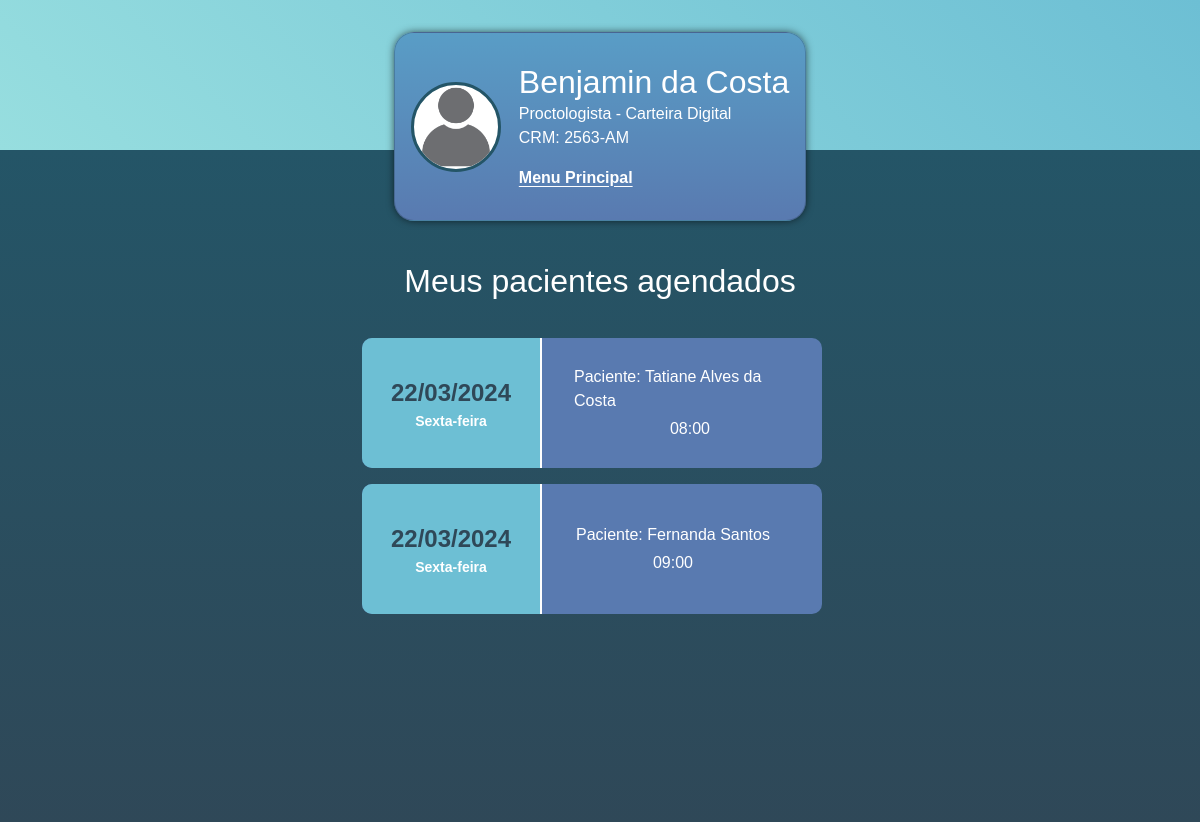
The page /listar_pacientes on the database as committed earlier.
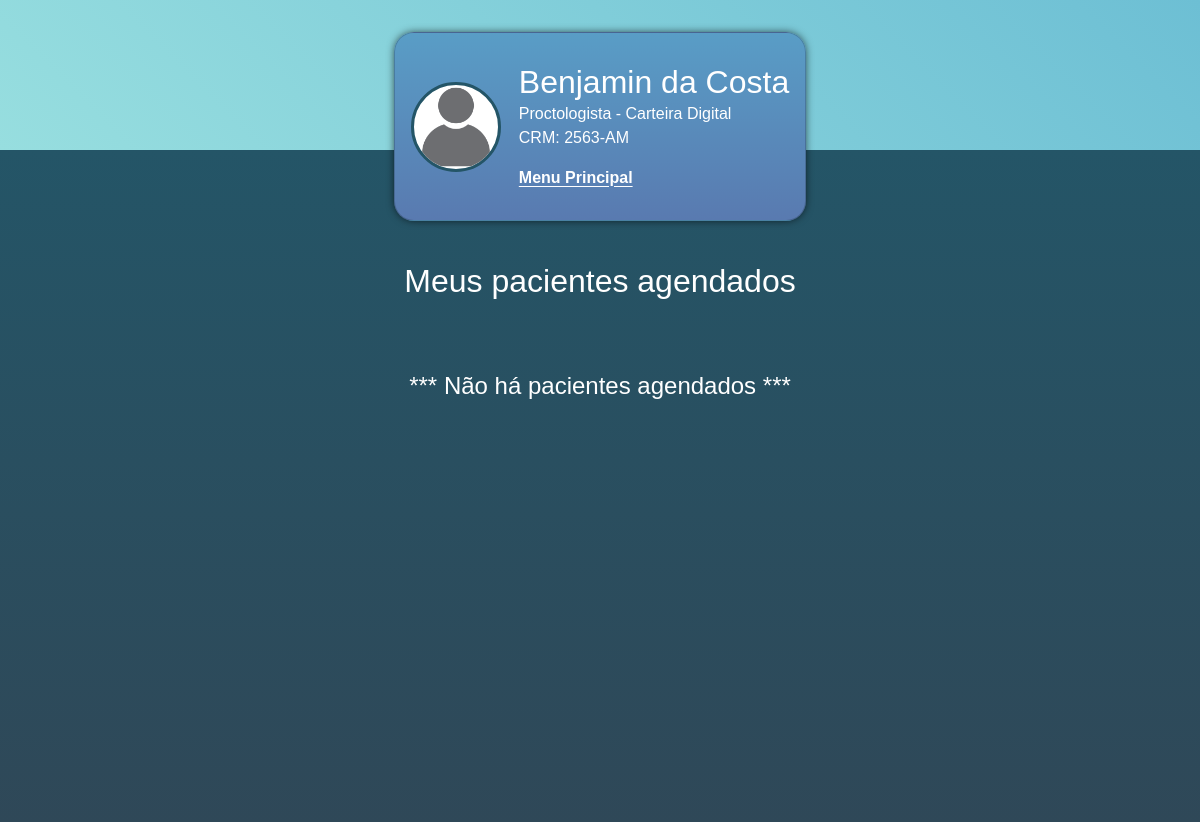
The same page on the database as committed later.
### main/models.py (models this page shows, shortened)
class DimMedico(db.Model):
    _tablename_ = 'dim_medico'
    id_medico = db.Column(db.Integer, primary_key=True)
    cpf = db.Column(db.String(11), unique=True, nullable=False)
    pronome_tratamento = db.Column(db.String(10), nullable=False)
    nome = db.Column(db.String(100), nullable=False)
    crm = db.Column(db.String(20), unique=True, nullable=False)
    data_nascimento = db.Column(db.Date, nullable=True)
    telefone = db.Column(db.String(20), nullable=True)
    email = db.Column(db.String(100), nullable=True)
    senha = db.Column(db.String(255), nullable=True)
    access_key = db.Column(db.String(255), nullable=True)
    especialidade = db.Column(db.String(100), nullable=False)
    role = db.Column(db.String(10), default='medico')

class FatoAgendaConsulta(db.Model):
    _tablename_ = 'agendamento_consulta'
    id_agendamento_consulta = db.Column(db.Integer, primary_key=True)
    fk_id_encaminhamento = db.Column(db.Integer, db.ForeignKey('dim_encaminhamento.id_encaminhamento'), nullable=True)
    fk_id_medico = db.Column(db.Integer, db.ForeignKey('dim_medico.id_medico'), nullable=False)
    fk_id_paciente = db.Column(db.Integer, db.ForeignKey('dim_paciente.id_paciente'), nullable=False)
    fk_id_disponibilidade_consulta = db.Column(db.Integer, db.ForeignKey('dim_disponibilidade_consultas.id_disponibilidade_consulta'), nullable=False)
    protocolo_consulta = db.Column(db.String, nullable=True)
    status = db.Column(db.String(20), nullable=False)
    encaminhamento = db.relationship('DimEncaminhamento', backref=db.backref('consulta_agendada', lazy=True))
    medico = db.relationship('DimMedico', backref=db.backref('consultas_agendadas', lazy=True))
    paciente = db.relationship('DimPaciente', backref=db.backref('consultas_agendadas', lazy=True))
    disponibilidade_consulta = db.relationship('DimDisponibilidadeConsultas', backref=db.backref('disponibilidade_consulta', lazy=True))

class DimDisponibilidadeConsultas(db.Model):
    _tablename_ = 'dim_disponibilidade_consultas'
    id_disponibilidade_consulta = db.Column(db.Integer, primary_key=True)
    fk_id_medico = db.Column(db.Integer, db.ForeignKey('dim_medico.id_medico'), nullable=False)
    data_disponivel = db.Column(db.Date, nullable=False)
    dia_semana = db.Column(db.String(20), nullable=False)
    hora_disponivel = db.Column(db.Time, nullable=False)
    status = db.Column(db.String(20), nullable=False)
    medico = db.relationship('DimMedico', backref=db.backref('disponibilidades_consulta', lazy=True))

class DimPaciente(db.Model, UserMixin):
    _tablename_ = 'dim_paciente'
    id_paciente = db.Column(db.Integer, primary_key=True)
    cpf = db.Column(db.String(11), unique=True, nullable=False)
    nome = db.Column(db.String(100), nullable=False)
    data_nascimento = db.Column(db.Date, nullable=True)
    telefone = db.Column(db.String(20), nullable=True)
    email = db.Column(db.String(100), nullable=True)
    senha = db.Column(db.String(255), nullable=True)
    access_key = db.Column(db.String(255), nullable=True)
    role = db.Column(db.String(10), default='paciente')

### main/routes.py (the view)
@app.route('/listar_pacientes', methods=['GET', 'POST'])
def listar_pacientes():
    id_medico = choice([1, 2, 3, 4, 5, 6, 7])
    pacientes_agendados = (db.session.query(FatoAgendaConsulta)
                           .join(FatoAgendaConsulta.disponibilidade_consulta)
                           .order_by(DimDisponibilidadeConsultas.data_disponivel)
                           .order_by(DimDisponibilidadeConsultas.hora_disponivel)
                           .filter(FatoAgendaConsulta.fk_id_medico == id_medico)
                           .all())
    medico = DimMedico.query.get(id_medico)
    titulo = "Meus pacientes agendados"
    return render_template("listar_pacientes.html",
                           agendamentos=pacientes_agendados,
                           titulo=titulo,
                           medico=medico
                           )

### main/templates/listar_pacientes.html (shortened to what this page needs)
<!DOCTYPE html>
<html lang="en">
<head>
    {% include 'includes/bootstrap.html' %}
    <link rel="stylesheet" href="{{ url_for('static', filename='style.css') }}">
    <link rel="stylesheet" href="https://cdn.jsdelivr.net/npm/bootstrap-icons@1.11.3/font/bootstrap-icons.min.css">
</head>
<body>
    <header>
        {% include 'includes/card_medico.html' %}
    </header>
    <section class="services_area">
        <h2 class="mb-4" id="title_service">
            {{ titulo }}
        </h2>
        {% if not agendamentos %}
            <h4 class="mt-5" style="color: #fff;">*** Não há pacientes agendados ***</h4>
        {% endif %}
        <div class="list_users">
            {% for agendamento in agendamentos %}
                <a href="" class="user_info_list" data-bs-toggle="modal" data-bs-target="#confirmation{{agendamento.id_agendamento_consulta}}">
                    <div class="date-consult">
                        <span id="date_list">{{agendamento.disponibilidade_consulta.data_disponivel.strftime("%d/%m/%Y") }}</span>
                        <span id="day_list">{{agendamento.disponibilidade_consulta.dia_semana}}</span>
                    </div>
                    <div class="user_more_info">
                        <span>Paciente: {{agendamento.paciente.nome}}</span>
                        <span>{{agendamento.disponibilidade_consulta.hora_disponivel.strftime("%H:%M")}}</span>
                    </div>
                </a>
            {% endfor%}
        </div>
    </section>
</body>
</html>

### main/templates/includes/bootstrap.html (shortened to what this page needs)
<link rel="stylesheet" href="https://cdn.jsdelivr.net/npm/bootstrap@5.3.2/dist/css/bootstrap.min.css"
>

### main/templates/includes/card_medico.html
<div class="card">
    <div class="infos">
        <div class="user_img">
            <img src="{{ url_for('static', filename='images/default.png') }}" alt="">
        </div>
        <div class="user_info">
            <h2 class="mb-0">{{medico.nome}}</h2>
            <p class="mb-0">{{medico.especialidade}} - Carteira Digital</p>
            <p class="mb-3">CRM: {{medico.crm}}</p>
            <a class="card-links" href="{{ url_for('menu_principal_medico') }}">
                <span class="card-links">Menu Principal</span>
            </a>
        </div>
    </div>
</div>

### main/static/style.css (style rules this page uses)
* { margin: 0; padding: 0; box-sizing: border-box; font-family: sans-serif; }
body { height: 100vh; background-color: #245567; }
header { position: static; height: 150px; background: linear-gradient(45deg, #97dedf, #6dbfd4); display: flex; justify-content: center; box-shadow: 2px 0px 8px -1px rgba(0,0,0,1); }
.card { height: 23%; margin-top: 2rem; position: absolute; border-radius: 20px; background: linear-gradient(#599dc6, #597ab0); min-width: 30%; display: flex; flex-direction: column; justify-content: center; color: #fff; box-shadow: 0px 0px 8px -1px rgba(0,0,0,0.75); }
.infos { display: flex; justify-content: center; gap: 18px; align-items: center; padding: 1rem; }
.user_img img { position: relative; width: 90px; height: 90px; background-color: #fff; border-radius: 50%; border: 3px solid #245567; object-fit: cover; }
.services_area { display: flex; flex-direction: column; align-items: center; width: 100%; height: 84vh; background: linear-gradient(#245567, #2f4858); overflow: hidden; }
#title_service { color: #fff; margin-top: 7rem; }
.list_users { padding: 2px; margin-top: 12px; margin-bottom: 12px; max-height: 600px; width: 480px; display: flex; justify-content: end; align-items: center; flex-wrap: wrap; overflow-y: auto; }
.user_info a { text-decoration: none; color: #fff; }
.card-links { font-weight: bold; text-decoration: underline; text-underline-offset: 3px; }

Rows that differ between the two databases and show on the page:
removed FatoAgendaConsulta: disponibilidade_consulta.data_disponivel "22/03/2024", disponibilidade_consulta.dia_semana "Sexta-feira", paciente.nome "Tatiane Alves da Costa", disponibilidade_consulta.hora_disponivel "08:00"
removed FatoAgendaConsulta: disponibilidade_consulta.data_disponivel "22/03/2024", disponibilidade_consulta.dia_semana "Sexta-feira", paciente.nome "Fernanda Santos", disponibilidade_consulta.hora_disponivel "09:00"
Other text that changed with them:
text now shown: "*** Não há pacientes agendados ***"
